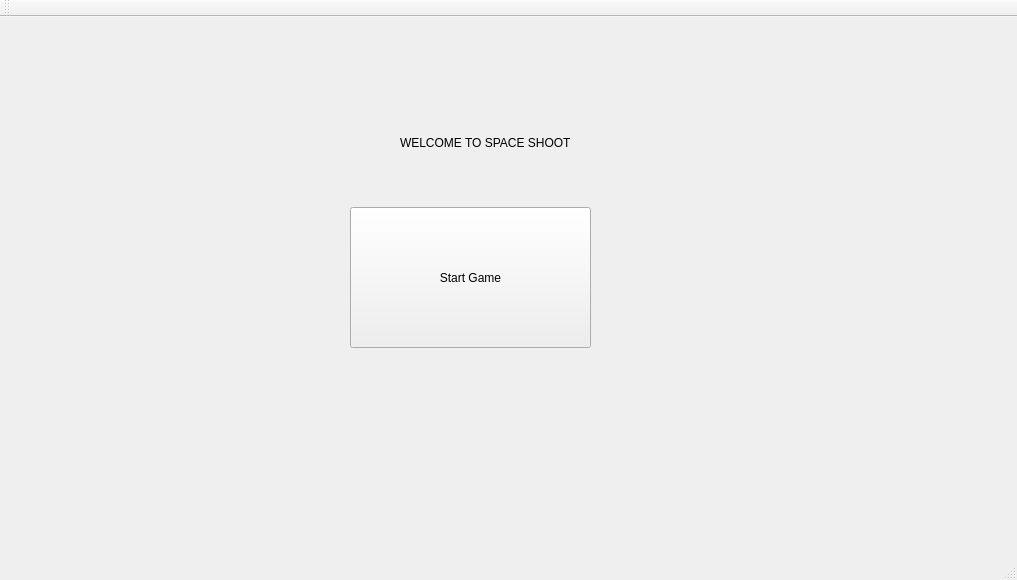
<?xml version="1.0" encoding="UTF-8"?>
<ui version="4.0">
 <class>Window</class>
 <widget class="QMainWindow" name="ASmenu">
  <property name="geometry">
   <rect>
    <x>0</x>
    <y>0</y>
    <width>1017</width>
    <height>580</height>
   </rect>
  </property>
  <property name="windowTitle">
   <string>Window</string>
  </property>
  <widget class="QWidget" name="centralWidget">
   <widget class="QPushButton" name="pushButton">
    <property name="geometry">
     <rect>
      <x>350</x>
      <y>190</y>
      <width>241</width>
      <height>141</height>
     </rect>
    </property>
    <property name="text">
     <string>Start Game</string>
    </property>
   </widget>
   <widget class="QLabel" name="label">
    <property name="geometry">
     <rect>
      <x>400</x>
      <y>100</y>
      <width>171</width>
      <height>51</height>
     </rect>
    </property>
    <property name="text">
     <string>WELCOME TO SPACE SHOOTER</string>
    </property>
   </widget>
  </widget>
  <widget class="QMenuBar" name="menuBar">
   <property name="geometry">
    <rect>
     <x>0</x>
     <y>0</y>
     <width>1017</width>
     <height>21</height>
    </rect>
   </property>
  </widget>
  <widget class="QToolBar" name="mainToolBar">
   <attribute name="toolBarArea">
    <enum>TopToolBarArea</enum>
   </attribute>
   <attribute name="toolBarBreak">
    <bool>false</bool>
   </attribute>
  </widget>
  <widget class="QStatusBar" name="statusBar"/>
 </widget>
 <layoutdefault spacing="6" margin="11"/>
 <resources/>
 <connections/>
</ui>
